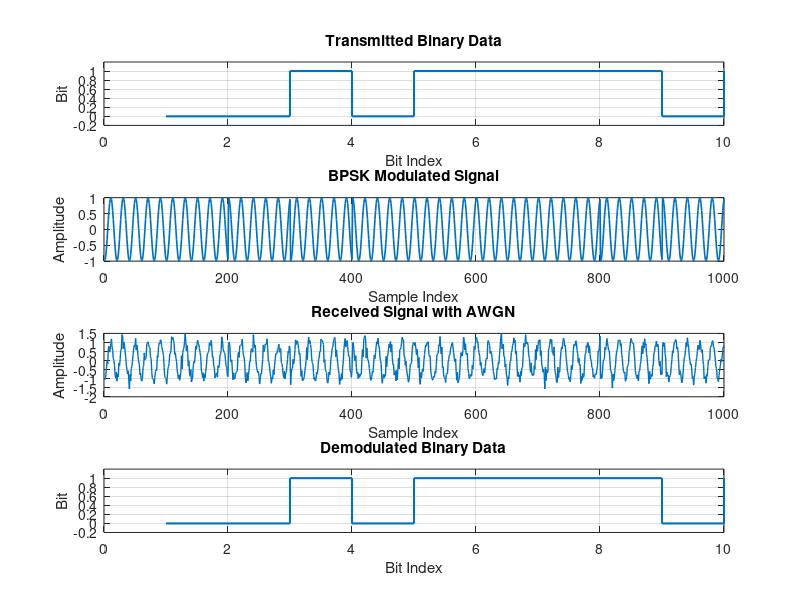

Source code (MATLAB):

clc;
clear;
close all;

%% Parameters
N = 1000;              % Number of bits
Tb = 1;                % Bit duration
fc = 5;                % Carrier frequency
Fs = 100;              % Sampling frequency
SNR_dB = 10;            % Signal-to-noise ratio in dB

t = 0:1/Fs:Tb-1/Fs;     % Time vector for one bit
L = length(t);          % Samples per bit

%% 1. Generate random binary data
bits = randi([0 1], 1, N);

%% 2. BPSK Modulation
% Map bit 1 -> +1, bit 0 -> -1
symbols = 2*bits - 1;

% Carrier signal
carrier = cos(2*pi*fc*t);

% Generate BPSK waveform
tx = zeros(1, N*L);

for i = 1:N
    tx((i-1)*L+1:i*L) = symbols(i) * carrier;
end

%% 3. Add AWGN noise
signal_power = mean(tx.^2);
SNR_linear = 10^(SNR_dB/10);
noise_power = signal_power / SNR_linear;

noise = sqrt(noise_power) * randn(size(tx));
rx = tx + noise;

%% 4. Coherent Demodulation
% Correlate each received bit with the carrier
rx_bits = zeros(1, N);

for i = 1:N
    idx = (i-1)*L+1:i*L;
    correlation = sum(rx(idx) .* carrier);

    if correlation > 0
        rx_bits(i) = 1;
    else
        rx_bits(i) = 0;
    end
end

%% 5. Calculate BER
errors = sum(bits ~= rx_bits);
BER = errors/N;

fprintf('SNR = %.2f dB\n', SNR_dB);
fprintf('Total bit errors = %d\n', errors);
fprintf('Bit Error Rate (BER) = %.6f\n', BER);

%% 6. Plot results
figure;

subplot(4,1,1);
stairs(bits(1:10), 'LineWidth', 1.5);
title('Transmitted Binary Data');
xlabel('Bit Index');
ylabel('Bit');
ylim([-0.2 1.2]);
grid on;

subplot(4,1,2);
plot(tx(1:10*L), 'LineWidth', 1.2);
title('BPSK Modulated Signal');
xlabel('Sample Index');
ylabel('Amplitude');
grid on;

subplot(4,1,3);
plot(rx(1:10*L), 'LineWidth', 1);
title('Received Signal with AWGN');
xlabel('Sample Index');
ylabel('Amplitude');
grid on;

subplot(4,1,4);
stairs(rx_bits(1:10), 'LineWidth', 1.5);
title('Demodulated Binary Data');
xlabel('Bit Index');
ylabel('Bit');
ylim([-0.2 1.2]);
grid on;
